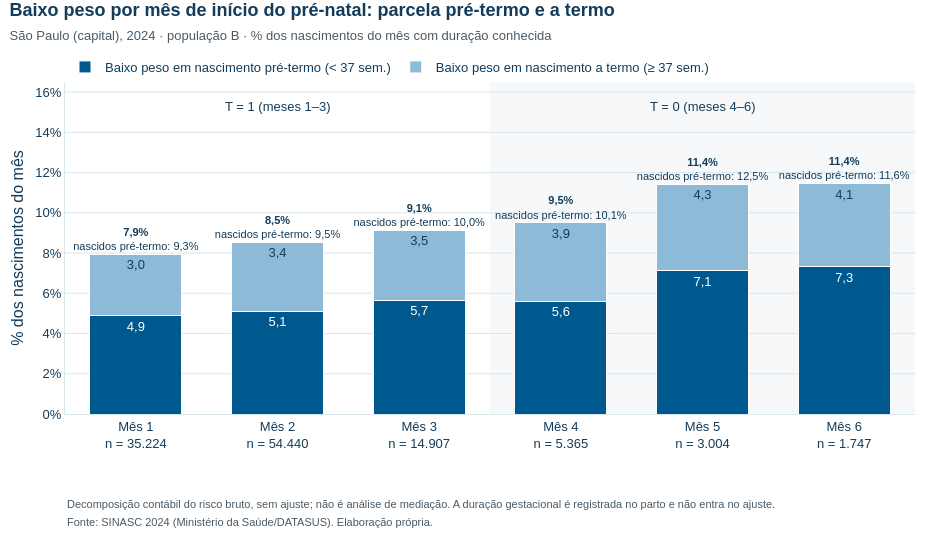

This figure's notebook cell:
### Markdown cell above
O baixo peso é quase universal abaixo de 32 semanas (acima de 90% de 22 a 31 semanas), atinge cerca de 48% em 32–36 semanas e fica em torno de 3,7% a termo. Os 546 nascimentos com menos de 28 semanas (0,5% da população) concentram cerca de 5% dos casos de baixo peso. Assim, qualquer desequilíbrio do comparador **nessas faixas** pesa no desfecho de forma desproporcional ao seu tamanho, mas a fatia é pequena.

O gráfico a seguir acrescenta o que a tabela não mostra: para cada **mês de início**, quanto do risco bruto de baixo peso vem de nascimentos pré-termo (< 37 semanas) e quanto vem de nascimentos a termo. É uma decomposição contábil, com o denominador igual aos nascimentos do mês com duração conhecida. Não é uma análise de mediação.

### Code cell
base = dados[com_duracao]
n_mes = base.groupby("mes_inicio").size()
casos_pre = base[base.semanas.lt(37)].groupby("mes_inicio").Y.sum().reindex(MESES, fill_value=0)
casos_termo = base[base.semanas.ge(37)].groupby("mes_inicio").Y.sum().reindex(MESES, fill_value=0)
pre = casos_pre / n_mes * 100
termo = casos_termo / n_mes * 100
pct_pre = base.groupby("mes_inicio").semanas.apply(lambda s: s.lt(37).mean() * 100)
assert ((pre + termo) - base.groupby("mes_inicio").Y.mean() * 100).abs().max() < 1e-9

rotulos_mes = [f"Mês {m}<br>n = {fmt(n_mes[m])}" for m in MESES]
detalhe = [[m, int(n_mes[m]), float(pre[m] + termo[m]), float(pct_pre[m])] for m in MESES]
figura = go.Figure()
for nome, valores, casos, cor, cor_texto in [
        ("Baixo peso em nascimento pré-termo (< 37 sem.)", pre, casos_pre, TONS_AZUIS[0], "white"),
        ("Baixo peso em nascimento a termo (≥ 37 sem.)", termo, casos_termo, TONS_AZUIS[1], COR_TEXTO)]:
    figura.add_bar(
        x=rotulos_mes, y=valores, name=nome, marker=dict(color=cor, line=dict(color="white", width=1)),
        text=[fmt(v, 1) for v in valores], textposition="inside", textfont=dict(color=cor_texto),
        customdata=[d + [int(k)] for d, k in zip(detalhe, casos)],
        hovertemplate=("<b>Início no mês %{customdata[0]}</b> (n = %{customdata[1]:,.0f})<br>"
                       + nome + ": %{y:.2f}% dos nascimentos do mês "
                       "(%{customdata[4]:,.0f} casos)<br>Risco bruto total: %{customdata[2]:.2f}%<br>"
                       "Nascidos pré-termo: %{customdata[3]:.1f}% do mês<extra></extra>"))
figura.add_scatter(x=rotulos_mes, y=pre + termo + 0.7, mode="text", showlegend=False, hoverinfo="skip",
                   text=[f"<b>{fmt(v, 1)}%</b><br>nascidos pré-termo: {fmt(p, 1)}%" for v, p in zip(pre + termo, pct_pre)],
                   textfont=dict(size=11, color=COR_TEXTO))
figura.add_vrect(x0=2.5, x1=5.5, fillcolor=CORES_IPT["CINZA_FUNDO"], opacity=0.8, line_width=0, layer="below")
figura.add_annotation(x=1, y=15.3, text="T = 1 (meses 1–3)", showarrow=False, font=dict(size=13))
figura.add_annotation(x=4, y=15.3, text="T = 0 (meses 4–6)", showarrow=False, font=dict(size=13))
layout_academico(
    figura, "Baixo peso por mês de início do pré-natal: parcela pré-termo e a termo",
    "São Paulo (capital), 2024 · população B · % dos nascimentos do mês com duração conhecida",
    notas=["Decomposição contábil do risco bruto, sem ajuste; não é análise de mediação. A duração gestacional é registrada "
           "no parto e não entra no ajuste.", FONTE_SINASC_2024],
    nome_arquivo="08_baixo_peso_pretermo_termo", largura=950, altura=540)
figura.update_layout(barmode="stack", bargap=0.35,
                     legend=dict(orientation="h", x=0, xanchor="left", y=1.0, yanchor="bottom",
                                 traceorder="normal"))
figura.update_xaxes(title="")
figura.update_yaxes(title="% dos nascimentos do mês", range=[0, 16.5], ticksuffix="%")
exibir_plotly(figura)

### Figure 1 — Plotly figure (JSON) as saved in the notebook; plotly's stock layout.template omitted (floating-point values rounded to 4 significant figures)
{"data": [{"customdata": [[1, 35224, 7.935, 9.281, 1722], [2, 54440, 8.525, 9.491, 2783], [3, 14907, 9.13, 10.03, 844], [4, 5365, 9.506, 10.14, 300], [5, 3004, 11.42, 12.48, 214], [6, 1747, 11.45, 11.56, 128]], "hovertemplate": "<b>Início no mês %{customdata[0]}</b> (n = %{customdata[1]:,.0f})<br>Baixo peso em nascimento pré-termo (< 37 sem.): %{y:.2f}% dos nascimentos do mês (%{customdata[4]:,.0f} casos)<br>Risco bruto total: %{customdata[2]:.2f}%<br>Nascidos pré-termo: %{customdata[3]:.1f}% do mês<extra></extra>", "marker": {"color": "#00598E", "line": {"color": "white", "width": 1}}, "name": "Baixo peso em nascimento pré-termo (< 37 sem.)", "text": ["4,9", "5,1", "5,7", "5,6", "7,1", "7,3"], "textfont": {"color": "white"}, "textposition": "inside", "x": ["Mês 1<br>n = 35.224", "Mês 2<br>n = 54.440", "Mês 3<br>n = 14.907", "Mês 4<br>n = 5.365", "Mês 5<br>n = 3.004", "Mês 6<br>n = 1.747"], "y": [4.889, 5.112, 5.662, 5.592, 7.124, 7.327], "type": "bar"}, {"customdata": [[1, 35224, 7.935, 9.281, 1073], [2, 54440, 8.525, 9.491, 1858], [3, 14907, 9.13, 10.03, 517], [4, 5365, 9.506, 10.14, 210], [5, 3004, 11.42, 12.48, 129], [6, 1747, 11.45, 11.56, 72]], "hovertemplate": "<b>Início no mês %{customdata[0]}</b> (n = %{customdata[1]:,.0f})<br>Baixo peso em nascimento a termo (≥ 37 sem.): %{y:.2f}% dos nascimentos do mês (%{customdata[4]:,.0f} casos)<br>Risco bruto total: %{customdata[2]:.2f}%<br>Nascidos pré-termo: %{customdata[3]:.1f}% do mês<extra></extra>", "marker": {"color": "#8DBAD6", "line": {"color": "white", "width": 1}}, "name": "Baixo peso em nascimento a termo (≥ 37 sem.)", "text": ["3,0", "3,4", "3,5", "3,9", "4,3", "4,1"], "textfont": {"color": "#133C5A"}, "textposition": "inside", "x": ["Mês 1<br>n = 35.224", "Mês 2<br>n = 54.440", "Mês 3<br>n = 14.907", "Mês 4<br>n = 5.365", "Mês 5<br>n = 3.004", "Mês 6<br>n = 1.747"], "y": [3.046, 3.413, 3.468, 3.914, 4.294, 4.121], "type": "bar"}, {"hoverinfo": "skip", "mode": "text", "showlegend": false, "text": ["<b>7,9%</b><br>nascidos pré-termo: 9,3%", "<b>8,5%</b><br>nascidos pré-termo: 9,5%", "<b>9,1%</b><br>nascidos pré-termo: 10,0%", "<b>9,5%</b><br>nascidos pré-termo: 10,1%", "<b>11,4%</b><br>nascidos pré-termo: 12,5%", "<b>11,4%</b><br>nascidos pré-termo: 11,6%"], "textfont": {"color": "#133C5A", "size": 11}, "x": ["Mês 1<br>n = 35.224", "Mês 2<br>n = 54.440", "Mês 3<br>n = 14.907", "Mês 4<br>n = 5.365", "Mês 5<br>n = 3.004", "Mês 6<br>n = 1.747"], "y": [8.635, 9.225, 9.83, 10.21, 12.12, 12.15], "type": "scatter"}], "layout": {"shapes": [{"fillcolor": "#F5F7F9", "layer": "below", "line": {"width": 0}, "opacity": 0.8, "type": "rect", "x0": 2.5, "x1": 5.5, "xref": "x", "y0": 0, "y1": 1, "yref": "y domain"}], "annotations": [{"font": {"size": 13}, "showarrow": false, "text": "T = 1 (meses 1–3)", "x": 1, "y": 15.3}, {"font": {"size": 13}, "showarrow": false, "text": "T = 0 (meses 4–6)", "x": 4, "y": 15.3}, {"align": "left", "font": {"color": "#4A5A66", "size": 11}, "showarrow": false, "text": "Decomposição contábil do risco bruto, sem ajuste; não é análise de mediação. A duração gestacional é registrada no parto e não entra no ajuste.", "x": 0, "xanchor": "left", "xref": "paper", "y": 0, "yanchor": "top", "yref": "paper", "yshift": -82}, {"align": "left", "font": {"color": "#4A5A66", "size": 11}, "showarrow": false, "text": "Fonte: SINASC 2024 (Ministério da Saúde/DATASUS). Elaboração própria.", "x": 0, "xanchor": "left", "xref": "paper", "y": 0, "yanchor": "top", "yref": "paper", "yshift": -100}], "title": {"font": {"size": 18, "color": "#133C5A"}, "text": "<b>Baixo peso por mês de início do pré-natal: parcela pré-termo e a termo</b><br><span style='font-size:13px;color:#4A5A66'>São Paulo (capital), 2024 · população B · % dos nascimentos do mês com duração conhecida</span>", "x": 0.01, "xanchor": "left", "y": 0.97, "yanchor": "top"}, "font": {"family": "Arial, Helvetica, sans-serif", "size": 13, "color": "#133C5A"}, "margin": {"t": 82, "b": 126}, "hoverlabel": {"font": {"family": "Arial, Helvetica, sans-serif", "size": 13, "color": "#133C5A"}, "bgcolor": "white", "bordercolor": "#D9E7EE"}, "legend": {"bgcolor": "rgba(255,255,255,0)", "orientation": "h", "x": 0, "xanchor": "left", "y": 1.0, "yanchor": "bottom", "traceorder": "normal"}, "width": 950, "height": 540, "separators": ",.", "meta": {"nome_arquivo": "08_baixo_peso_pretermo_termo"}, "barmode": "stack", "bargap": 0.35, "xaxis": {"title": {"text": ""}}, "yaxis": {"title": {"text": "% dos nascimentos do mês"}, "range": [0, 16.5], "ticksuffix": "%"}}}
